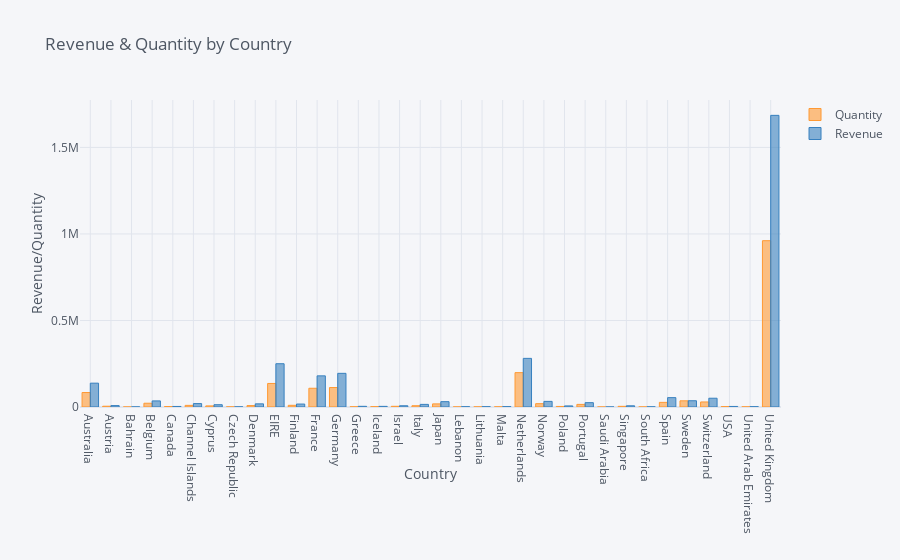

Notebook code cell kept with this figure:
### Code cell
data_2.iplot(kind='bar', x='Country', xTitle='Country',
           yTitle='Revenue/Quantity', title='Revenue & Quantity by Country')

### Figure 1 — Plotly figure (JSON) as saved in the notebook; plotly's stock layout.template omitted (floating-point values rounded to 4 significant figures)
{"data": [{"marker": {"color": "rgba(255, 153, 51, 0.6)", "line": {"color": "rgba(255, 153, 51, 1.0)", "width": 1}}, "name": "Quantity", "orientation": "v", "text": "", "type": "bar", "x": ["Australia", "Austria", "Bahrain", "Belgium", "Canada", "Channel Islands", "Cyprus", "Czech Republic", "Denmark", "EIRE", "Finland", "France", "Germany", "Greece", "Iceland", "Israel", "Italy", "Japan", "Lebanon", "Lithuania", "Malta", "Netherlands", "Norway", "Poland", "Portugal", "Saudi Arabia", "Singapore", "South Africa", "Spain", "Sweden", "Switzerland", "USA", "United Arab Emirates", "United Kingdom"], "y": [83676, 4536, 260, 21792, 2762, 9391, 6359, 670, 8193, 136046, 9798, 108372, 112437, 1290, 1975, 4046, 7414, 17958, 386, 652, 958, 198496, 19276, 3243, 15066, 80, 3850, 351, 26783, 35736, 29102, 2321, 981, 961073]}, {"marker": {"color": "rgba(55, 128, 191, 0.6)", "line": {"color": "rgba(55, 128, 191, 1.0)", "width": 1}}, "name": "Revenue", "orientation": "v", "text": "", "type": "bar", "x": ["Australia", "Austria", "Bahrain", "Belgium", "Canada", "Channel Islands", "Cyprus", "Czech Republic", "Denmark", "EIRE", "Finland", "France", "Germany", "Greece", "Iceland", "Israel", "Italy", "Japan", "Lebanon", "Lithuania", "Malta", "Netherlands", "Norway", "Poland", "Portugal", "Saudi Arabia", "Singapore", "South Africa", "Spain", "Sweden", "Switzerland", "USA", "United Arab Emirates", "United Kingdom"], "y": [137700.0, 8158.0, 548.4, 35140.0, 3115.0, 19760.0, 13250.0, 786.7, 18210.0, 250000.0, 16980.0, 180000.0, 194600.0, 3916.0, 3674.0, 7222.0, 15080.0, 30870.0, 1694.0, 1661.0, 2071.0, 281000.0, 32450.0, 6269.0, 25020.0, 145.9, 7002.0, 1002.0, 54080.0, 36190.0, 50690.0, 3196.0, 1865.0, 1685000.0]}], "layout": {"legend": {"bgcolor": "#F5F6F9", "font": {"color": "#4D5663"}}, "paper_bgcolor": "#F5F6F9", "plot_bgcolor": "#F5F6F9", "title": {"font": {"color": "#4D5663"}, "text": "Revenue & Quantity by Country"}, "xaxis": {"gridcolor": "#E1E5ED", "showgrid": true, "tickfont": {"color": "#4D5663"}, "title": {"font": {"color": "#4D5663"}, "text": "Country"}, "zerolinecolor": "#E1E5ED"}, "yaxis": {"gridcolor": "#E1E5ED", "showgrid": true, "tickfont": {"color": "#4D5663"}, "title": {"font": {"color": "#4D5663"}, "text": "Revenue/Quantity"}, "zerolinecolor": "#E1E5ED"}}}
